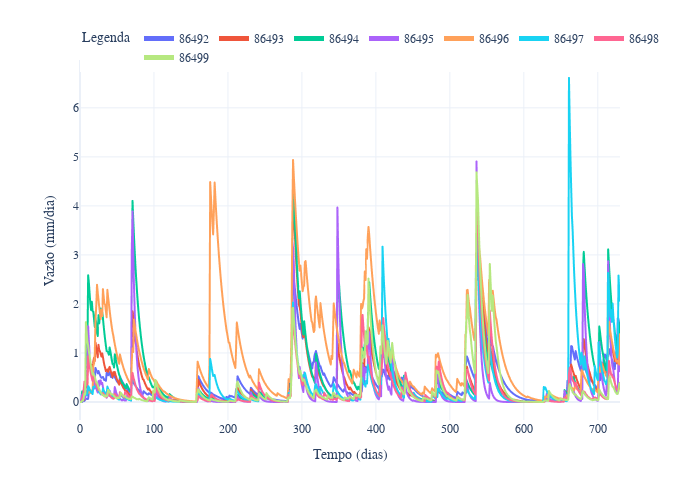

The notebook cell saved with this chart:
### Markdown cell above
Gráfico de Escoamento Superficial Direto para toda a região do estudo

### Code cell
fig = df_Qmm.plot()
fig.update_layout(
    xaxis_title='Tempo (dias)',
    yaxis_title='Vazão (mm/dia)',
    legend_title='Legenda',
    legend=dict(y=1.1, orientation='h', itemsizing='constant'),
    font_family='CMU Serif',
    font=dict(size=12),
    width=700,
    height=500
)
fig.show()

### Figure 1 — Plotly figure (JSON) as saved in the notebook; plotly's stock layout.template omitted (floating-point values rounded to 4 significant figures; data arrays with more than 128 entries replaced by an {"elided": "..."} marker saying what was removed)
{"data": [{"hovertemplate": "variable=86492<br>index=%{x}<br>value=%{y}<extra></extra>", "legendgroup": "86492", "line": {"color": "#636efa", "dash": "solid"}, "marker": {"symbol": "circle"}, "mode": "lines", "name": "86492", "showlegend": true, "type": "scattergl", "x": {"elided": "731 int values"}, "xaxis": "x", "y": {"elided": "731 float values"}, "yaxis": "y"}, {"hovertemplate": "variable=86493<br>index=%{x}<br>value=%{y}<extra></extra>", "legendgroup": "86493", "line": {"color": "#EF553B", "dash": "solid"}, "marker": {"symbol": "circle"}, "mode": "lines", "name": "86493", "showlegend": true, "type": "scattergl", "x": {"elided": "731 int values"}, "xaxis": "x", "y": {"elided": "731 float values"}, "yaxis": "y"}, {"hovertemplate": "variable=86494<br>index=%{x}<br>value=%{y}<extra></extra>", "legendgroup": "86494", "line": {"color": "#00cc96", "dash": "solid"}, "marker": {"symbol": "circle"}, "mode": "lines", "name": "86494", "showlegend": true, "type": "scattergl", "x": {"elided": "731 int values"}, "xaxis": "x", "y": {"elided": "731 float values"}, "yaxis": "y"}, {"hovertemplate": "variable=86495<br>index=%{x}<br>value=%{y}<extra></extra>", "legendgroup": "86495", "line": {"color": "#ab63fa", "dash": "solid"}, "marker": {"symbol": "circle"}, "mode": "lines", "name": "86495", "showlegend": true, "type": "scattergl", "x": {"elided": "731 int values"}, "xaxis": "x", "y": {"elided": "731 float values"}, "yaxis": "y"}, {"hovertemplate": "variable=86496<br>index=%{x}<br>value=%{y}<extra></extra>", "legendgroup": "86496", "line": {"color": "#FFA15A", "dash": "solid"}, "marker": {"symbol": "circle"}, "mode": "lines", "name": "86496", "showlegend": true, "type": "scattergl", "x": {"elided": "731 int values"}, "xaxis": "x", "y": {"elided": "731 float values"}, "yaxis": "y"}, {"hovertemplate": "variable=86497<br>index=%{x}<br>value=%{y}<extra></extra>", "legendgroup": "86497", "line": {"color": "#19d3f3", "dash": "solid"}, "marker": {"symbol": "circle"}, "mode": "lines", "name": "86497", "showlegend": true, "type": "scattergl", "x": {"elided": "731 int values"}, "xaxis": "x", "y": {"elided": "731 float values"}, "yaxis": "y"}, {"hovertemplate": "variable=86498<br>index=%{x}<br>value=%{y}<extra></extra>", "legendgroup": "86498", "line": {"color": "#FF6692", "dash": "solid"}, "marker": {"symbol": "circle"}, "mode": "lines", "name": "86498", "showlegend": true, "type": "scattergl", "x": {"elided": "731 int values"}, "xaxis": "x", "y": {"elided": "731 float values"}, "yaxis": "y"}, {"hovertemplate": "variable=86499<br>index=%{x}<br>value=%{y}<extra></extra>", "legendgroup": "86499", "line": {"color": "#B6E880", "dash": "solid"}, "marker": {"symbol": "circle"}, "mode": "lines", "name": "86499", "showlegend": true, "type": "scattergl", "x": {"elided": "731 int values"}, "xaxis": "x", "y": {"elided": "731 float values"}, "yaxis": "y"}], "layout": {"font": {"family": "CMU Serif", "size": 12}, "height": 500, "legend": {"itemsizing": "constant", "orientation": "h", "title": {"text": "Legenda"}, "tracegroupgap": 0, "y": 1.1}, "margin": {"t": 60}, "width": 700, "xaxis": {"anchor": "y", "domain": [0, 1], "title": {"text": "Tempo (dias)"}}, "yaxis": {"anchor": "x", "domain": [0, 1], "title": {"text": "Vazão (mm/dia)"}}}}
